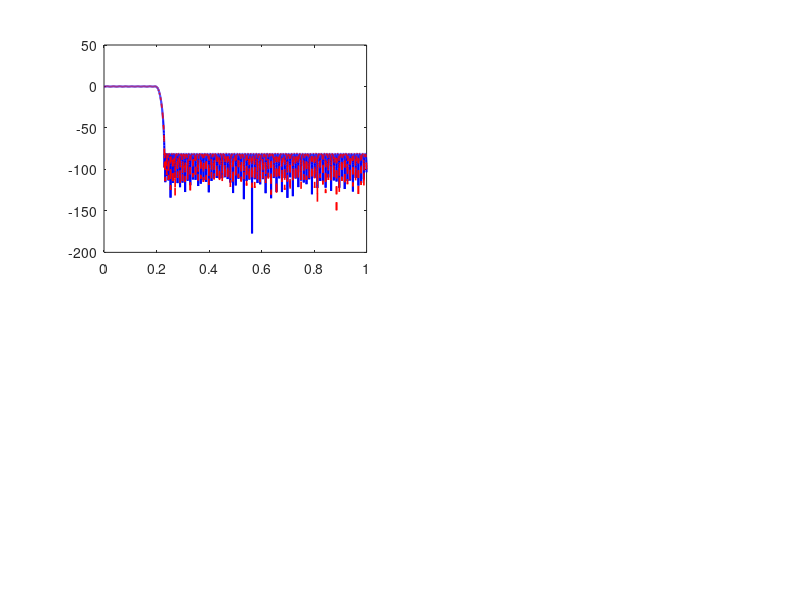

Reproduce this figure in MATLAB. (Note: this script raises an error after producing the figure.)
clc; clear; close all;

%% ========================================================================
%  FIR Lowpass Filter Design — Advanced VLSI Course Project
%  ========================================================================
%  Specs:
%    Type           : Lowpass, linear phase (Type I — even order, symmetric)
%    Taps           : starts at 100, auto-increased if passband ripple > 0.5 dB
%    Passband edge  : 0.20 (normalized to Nyquist)
%    Stopband edge  : 0.23 (normalized to Nyquist)
%    Stopband atten : >= 80 dB
%    Passband ripple: <= 0.5 dB
%  Method: Parks-McClellan (firpm) equiripple design
%  ========================================================================

%% 1 — Filter Specification
numTaps = 100;                      % starting point — will increase if needed
Fp = 0.20;                          % passband edge, normalized to Nyquist
Fs_edge = 0.23;                     % stopband edge, normalized to Nyquist
target_atten = 80;                  % dB minimum stopband attenuation
max_passband_ripple = 0.5;          % dB — acceptable passband ripple

% firpm expects [0 Fp Fs 1] already Nyquist-normalized
f = [0 Fp Fs_edge 1];
a = [1 1 0 0];

%% 2 — Joint Tap-Count / Weight Tuning
%  Outer loop: increase taps if passband ripple is too large.
%  Inner loop: increase stopband weight until >= 80 dB stopband.
%  Stops when BOTH stopband AND passband specs are met.

while numTaps <= 500   % safety cap
    N = numTaps - 1;   % order = taps - 1

    % --- inner: sweep stopband weight ---
    w_stop = 50;
    design_ok = false;
    while w_stop <= 1e7
        w = [1 w_stop];
        b = firpm(N, f, a, w);

        [H, wvec] = freqz(b, 1, 4096);
        magdB = 20*log10(abs(H) + 1e-12);

        stopIdx = (wvec/pi) >= Fs_edge;
        passIdx = (wvec/pi) <= Fp;
        As = -max(magdB(stopIdx));
        Rp = max(magdB(passIdx)) - min(magdB(passIdx));

        if As >= target_atten && Rp <= max_passband_ripple
            design_ok = true;
            break;
        elseif As < target_atten
            w_stop = w_stop * 1.3;   % need more stopband push
        else
            break;  % stopband OK but passband bad — need more taps
        end
    end

    if design_ok, break; end

    % Increase taps (keep even for Type I symmetry)
    numTaps = numTaps + 2;
end

N = numTaps - 1;

fprintf('========== Filter Design Results ==========\n');
fprintf('Taps: %d  |  Order: %d\n', numTaps, N);
fprintf('Stopband weight used: %.1f\n', w_stop);
fprintf('Stopband attenuation: %.2f dB  (target >= %d dB)\n', As, target_atten);
fprintf('Passband ripple: %.4f dB  (target <= %.1f dB)\n', Rp, max_passband_ripple);

%% 3 — Coefficient Quantization Word-Length Sweep
% Sweep Q from 8 to 24 to find the minimum word length that keeps >= 80 dB
Q_candidates = 14:1:24;
As_q_results = zeros(size(Q_candidates));

fprintf('\n========== Quantization Sweep ==========\n');
fprintf('%-8s  %-22s  %-10s\n', 'Q bits', 'Stopband Atten (dB)', 'Pass?');
fprintf('%s\n', repmat('-', 1, 44));

for idx = 1:length(Q_candidates)
    Qtry = Q_candidates(idx);
    bq_try = round(b * 2^Qtry) / 2^Qtry;
    [Hq_try, ~] = freqz(bq_try, 1, 4096);
    magdBq_try = 20*log10(abs(Hq_try) + 1e-12);
    As_q_results(idx) = -max(magdBq_try(stopIdx));
    fprintf('%-8d  %-22.2f  %-10s\n', Qtry, As_q_results(idx), ...
            mat2str(As_q_results(idx) >= target_atten));
end

Q_min_idx = find(As_q_results >= target_atten, 1, 'first');
if isempty(Q_min_idx)
    Q = Q_candidates(end);
    warning('No tested Q achieves %d dB. Using Q = %d.', target_atten, Q);
else
    Q = Q_candidates(Q_min_idx);
end

fprintf('\nSelected Q = %d bits\n', Q);
fprintf('Reason: smallest word length preserving >= %d dB stopband after quantization.\n', target_atten);

%% 4 — Final Quantized Coefficients
bq = round(b * 2^Q) / 2^Q;
[Hq, wvecq] = freqz(bq, 1, 4096);
magdB_q = 20*log10(abs(Hq) + 1e-12);
As_q = -max(magdB_q(stopIdx));
fprintf('Quantized stopband attenuation (Q=%d): %.2f dB\n', Q, As_q);

%% 5 — Coefficient Symmetry (exploit linear phase)
% Type I FIR: bq(k) == bq(N+2-k) — halves the multiplier count in hardware
nCoeffs = length(bq);
sym_pairs = [];
for i = 1:floor(nCoeffs/2)
    j = nCoeffs - i + 1;
    if bq(i) == bq(j)
        sym_pairs = [sym_pairs; i j];
    end
end

fprintf('\n========== Coefficient Symmetry ==========\n');
fprintf('Symmetric pairs: %d / %d possible\n', size(sym_pairs,1), floor(nCoeffs/2));
for k = 1:size(sym_pairs,1)
    fprintf('  bq(%d) = bq(%d)  [value = %g]\n', ...
            sym_pairs(k,1), sym_pairs(k,2), bq(sym_pairs(k,1)));
end
if size(sym_pairs,1) == floor(nCoeffs/2)
    fprintf('All pairs symmetric — linear phase confirmed.\n');
    fprintf('Unique multipliers needed: %d (half of %d taps).\n', ...
            ceil(nCoeffs/2), nCoeffs);
end

%% 6 — Accumulator Overflow Analysis
W_input = 16;                               % signed input data width
W_coeff = Q + 1;                            % Q fractional + 1 sign bit
W_mult  = W_input + W_coeff;                % multiply output width

coeff_int    = round(bq * 2^Q);            % integer representation
worst_sum    = sum(abs(coeff_int));
max_input    = 2^(W_input - 1) - 1;
worst_accum  = worst_sum * max_input;

W_accum_needed = ceil(log2(double(worst_accum) + 1)) + 1; % +1 for sign
W_accum_naive  = W_mult + ceil(log2(numTaps));

fprintf('\n========== Accumulator Overflow Analysis ==========\n');
fprintf('Input width:        %d bits (signed)\n', W_input);
fprintf('Coefficient width:  %d bits (Q%d + sign)\n', W_coeff, Q);
fprintf('Multiply width:     %d bits\n', W_mult);
fprintf('Naive accum width:  %d bits (mult + ceil(log2(%d)))\n', W_accum_naive, numTaps);
fprintf('Worst-case accum:   %s\n', num2str(worst_accum));
fprintf('Actual accum width: %d bits\n', W_accum_needed);
fprintf('Strategy: %d-bit accumulator — overflow impossible, no saturation/clipping needed.\n', W_accum_needed);

%% 7 — Plots
% --- Full magnitude response ---
figure('Name', 'FIR Filter Response', 'Position', [100 100 900 700]);
subplot(2,2,1);
plot(wvec/pi, magdB, 'b', 'LineWidth', 1.5); hold on;
plot(wvecq/pi, magdB_q, 'r--', 'LineWidth', 1.2);
yline(-target_atten, 'k:', 'LineWidth', 1);
grid on;
xlabel('Normalized Frequency (\times\pi rad/sample)');
ylabel('Magnitude (dB)');
legend('Float', sprintf('Q=%d', Q), sprintf('-%d dB', target_atten), ...
       'Location', 'southwest');
title('Full Response');
ylim([-120 5]);

% --- Passband detail ---
subplot(2,2,2);
plot(wvec/pi, magdB, 'b', 'LineWidth', 1.5); hold on;
plot(wvecq/pi, magdB_q, 'r--', 'LineWidth', 1.2);
grid on;
xlabel('Normalized Frequency (\times\pi rad/sample)');
ylabel('Magnitude (dB)');
title('Passband Detail');
xlim([0 Fp*1.2]); ylim([-0.5 0.5]);

% --- Stopband detail ---
subplot(2,2,3);
plot(wvec/pi, magdB, 'b', 'LineWidth', 1.5); hold on;
plot(wvecq/pi, magdB_q, 'r--', 'LineWidth', 1.2);
yline(-target_atten, 'k:', 'LineWidth', 1);
grid on;
xlabel('Normalized Frequency (\times\pi rad/sample)');
ylabel('Magnitude (dB)');
title('Stopband Detail');
xlim([Fs_edge 1]); ylim([-120 -40]);

% --- Coefficient stem plot ---
subplot(2,2,4);
stem(0:N, b, 'b', 'MarkerSize', 3); hold on;
stem(0:N, bq, 'r.', 'MarkerSize', 3);
grid on;
xlabel('Tap Index');
ylabel('Coefficient Value');
legend('Float', sprintf('Q=%d', Q));
title('Coefficient Values');

% --- Q sweep bar chart ---
figure('Name', 'Quantization Sweep');
bar(Q_candidates, As_q_results, 0.6);
hold on;
yline(target_atten, 'r--', 'LineWidth', 1.5);
xlabel('Coefficient Word Length Q (bits)');
ylabel('Stopband Attenuation (dB)');
title('Stopband Attenuation vs. Coefficient Quantization');
grid on;

%% 8 — Export Integer Coefficients for Verilog
coeff_int = round(b * 2^Q);
fprintf('\n========== Verilog Coefficient Table ==========\n');
fprintf('// %d-tap FIR, Q%d fixed-point (%d-bit signed coefficients)\n', numTaps, Q, W_coeff);
fprintf('// %d unique coefficients (symmetric linear-phase)\n', ceil(numTaps/2));
for k = 1:numTaps
    fprintf('assign coeff[%2d] = %d;\n', k-1, coeff_int(k));
end

%% 9 — CSD Decomposition & MCM Shift-Add Network Generation
% =========================================================================
%  Canonic Signed Digit (CSD) representation minimises the number of
%  non-zero digits in a signed binary number.  Property: no two consecutive
%  digits are both non-zero.  Each non-zero digit requires one add/subtract
%  and one shift; CSD minimises the total.
%
%  After CSD, we search for "common sub-expressions" (CSE) of the form
%  (x << a) ± (x << b) that appear across multiple coefficients so we can
%  compute them once and reuse.
% =========================================================================

% --- 9a. CSD conversion --------------------------------------------------
% CSD encodes |c| with digit set {-1, 0, +1}, no two adjacent non-zero.
% Returns Nx2 matrix: column 1 = bit position, column 2 = sign (+1 or -1).

function csd = to_csd(val)
    s = sign(val);
    v = abs(val);
    csd = zeros(0, 2);
    pos = 0;
    while v ~= 0
        if mod(v, 2) == 1
            if mod(v, 4) == 3          % run of 1s → replace with -1 here, carry +1
                csd(end+1, :) = [pos, -1]; %#ok<AGROW>
                v = v + 1;
            else
                csd(end+1, :) = [pos,  1]; %#ok<AGROW>
                v = v - 1;
            end
        end
        v = floor(v / 2);
        pos = pos + 1;
    end
    if s < 0
        csd(:,2) = -csd(:,2);
    end
end

% Compute CSD for the 96 unique (symmetric-half) coefficients
halfN = ceil(numTaps / 2);
coeff_unique = coeff_int(1:halfN);     % first 96 coefficients

csd_all  = cell(halfN, 1);            % CSD digit arrays
nzd_all  = zeros(halfN, 1);           % non-zero digit count per coeff
for k = 1:halfN
    csd_all{k} = to_csd(coeff_unique(k));
    nzd_all(k) = size(csd_all{k}, 1);
end

totalNZD = sum(nzd_all);
fprintf('\n========== CSD Decomposition ==========\n');
fprintf('Coefficients: %d unique (symmetric half)\n', halfN);
fprintf('Total non-zero CSD digits: %d\n', totalNZD);
fprintf('Average NZD per coefficient: %.1f\n', totalNZD / halfN);
fprintf('Estimated add/sub operations: %d  (totalNZD - numCoeffs)\n', ...
        totalNZD - halfN);
fprintf('\nComparison to direct multiply:\n');
fprintf('  DSP multipliers eliminated:  96\n');
fprintf('  Shift-add ops required:      %d\n', totalNZD - halfN);

% Print CSD for each coefficient
fprintf('\n%-8s  %-12s  %-4s  %s\n', 'Index', 'Coeff', 'NZD', 'CSD Representation');
fprintf('%s\n', repmat('-', 1, 72));
for k = 1:halfN
    c = coeff_unique(k);
    d = csd_all{k};
    % Build human-readable string: +2^a -2^b +2^c ...
    parts = cell(1, size(d,1));
    for j = 1:size(d,1)
        if d(j,2) > 0
            parts{j} = sprintf('+2^%d', d(j,1));
        else
            parts{j} = sprintf('-2^%d', d(j,1));
        end
    end
    str = strjoin(parts, ' ');
    fprintf('  %3d     %10d    %3d   %s\n', k-1, c, nzd_all(k), str);
    
    % Verify reconstruction
    check = sum(d(:,2) .* 2.^d(:,1));
    assert(check == c, 'CSD mismatch for coeff[%d]: got %d, expected %d', k-1, check, c);
end
fprintf('\nAll %d CSD decompositions verified (reconstruction = original).\n', halfN);

% --- 9b. Common Sub-Expression (CSE) analysis ----------------------------
% Look for pairs (shift_a, shift_b) where (x<<a ± x<<b) appears in
% multiple coefficients.  Each reuse saves one add/sub.

fprintf('\n========== Common Sub-Expression Analysis ==========\n');

% Extract all pairwise "fundamentals" from each coefficient's CSD
pair_map = containers.Map('KeyType', 'char', 'ValueType', 'any');
for k = 1:halfN
    d = csd_all{k};
    nd = size(d, 1);
    if nd < 2, continue; end
    for i = 1:nd
        for j = i+1:nd
            % Normalise: smaller shift first, relative shifts
            sa = d(i,1); sb = d(j,1);
            si = d(i,2); sj = d(j,2);
            if sa > sb
                [sa, sb] = deal(sb, sa);
                [si, sj] = deal(sj, si);
            end
            % Key: relative sign and shift difference (sign of first is +)
            relSign = si * sj;    % +1 means same sign (add), -1 means subtract
            diff = sb - sa;
            key = sprintf('%+d:%d', relSign, diff);
            if pair_map.isKey(key)
                pair_map(key) = [pair_map(key), k-1];
            else
                pair_map(key) = k-1;
            end
        end
    end
end

% Sort by reuse count (most shared first)
keys = pair_map.keys;
counts = cellfun(@(k) numel(pair_map(k)), keys);
[counts_sorted, idx] = sort(counts, 'descend');
keys_sorted = keys(idx);

fprintf('%-20s  %-6s  %s\n', 'Sub-expression', 'Reuses', 'Coefficient indices');
fprintf('%s\n', repmat('-', 1, 72));
for i = 1:min(20, length(keys_sorted))
    k = keys_sorted{i};
    c = pair_map(k);
    % Parse key back
    tok = sscanf(k, '%d:%d');
    if tok(1) > 0
        opStr = sprintf('(x<<%d) + (x<<%d)', 0, tok(2));
    else
        opStr = sprintf('(x<<%d) - (x<<%d)', 0, tok(2));
    end
    fprintf('  %-18s  %4d    [%s]\n', opStr, counts_sorted(i), ...
            strjoin(arrayfun(@num2str, c, 'Uni', false), ', '));
end

% --- 9c. Generate Verilog MCM shift-add network ---------------------------
fprintf('\n========== Verilog MCM Shift-Add Expressions ==========\n');
fprintf('// Each product[k] = preadd[k] * coeff[k] replaced by shift-add\n');
fprintf('// preadd width = %d bits (W_IN+1), output width = %d bits\n', ...
        W_input + 1, W_input + W_coeff);
fprintf('// Total shift-add operations: %d  (vs 96 DSP multipliers)\n\n', ...
        totalNZD - halfN);

for k = 1:halfN
    c = coeff_unique(k);
    d = csd_all{k};
    nd = size(d, 1);
    
    if c == 0
        fprintf('assign product[%2d] = 0;  // coeff = 0\n', k-1);
        continue;
    end
    
    % Build Verilog expression from CSD digits
    % First non-zero digit initialises, rest are add/sub
    terms = cell(1, nd);
    for j = 1:nd
        shift = d(j, 1);
        if shift == 0
            shiftStr = sprintf('pa_%d', k-1);
        else
            shiftStr = sprintf('(pa_%d <<< %d)', k-1, shift);
        end
        if d(j, 2) > 0
            terms{j} = sprintf('+ %s', shiftStr);
        else
            terms{j} = sprintf('- %s', shiftStr);
        end
    end
    expr = strjoin(terms, ' ');
    % Clean leading '+ '
    if expr(1) == '+'
        expr = strtrim(expr(2:end));
    end
    fprintf('assign product[%2d] = %s;  // %d  (%d ops)\n', ...
            k-1, expr, c, nd - 1);
end

fprintf('\n// MCM summary: 0 DSP blocks, %d add/sub operations, %d shifts (free in hardware)\n', ...
        totalNZD - halfN, totalNZD);
